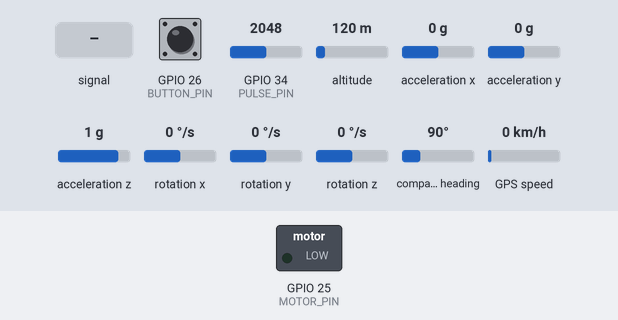
This sketch was run on a simulated ESP32. Shown: switched loads named in the sketch (green lamp = pin HIGH). The test bench sets the inputs (shaded band); at power-on: GPIO 26 (BUTTON_PIN) HIGH, GPIO 34 (PULSE_PIN) = 2048, altitude 120 m, acceleration x 0 g, acceleration y 0 g, acceleration z 1 g, rotation x 0 °/s, rotation y 0 °/s, rotation z 0 °/s, compass heading 90°, GPS speed 0 km/h. WiFi joins after 1.5 s; servers stay silent unless stated; the GPS gets a fix after 3 s at 37.7749, -122.4194 with 8 satellites; what the sketch prints to the serial monitor is not drawn.

Above: at 2.7 s.
2.8 s: GPIO 34 (PULSE_PIN) fed a 200 Hz sine of ±1023 counts around its level
At 4.3 s:
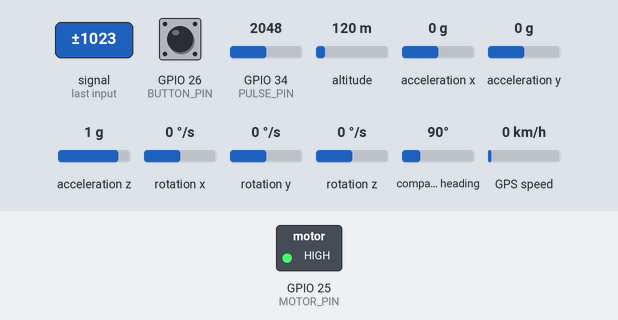
4.7 s: GPIO 26 (BUTTON_PIN) pulled LOW for 3.2 s
At 5.3 s:
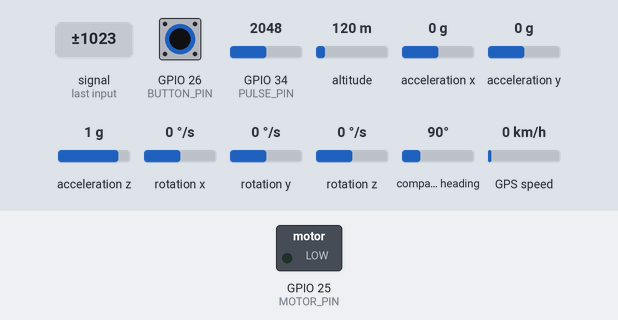
Timing chart, 0 to 10.3 s (numbered marks = the images above; inputs shaded):
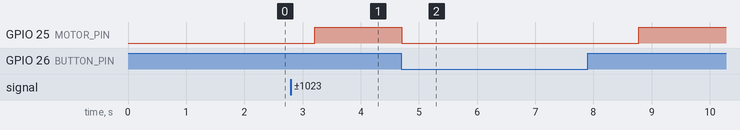

Measured:
- after the input at 2.8 s, GPIO 25 (MOTOR_PIN): LOW → HIGH after 0.41 s
- after the input at 4.7 s, GPIO 25 (MOTOR_PIN): HIGH → LOW after 0.00 s instead of 8.5 s

The sketch:

context-aware-iot-safety.ino
```cpp
#include <WiFi.h>
#include <HTTPClient.h>
#include <WiFiClientSecure.h>
#include <Wire.h>
#include <MPU6050.h>
#include <TinyGPS++.h>
#include <HardwareSerial.h>

// -------- PROJECT CONFIGURATION --------
const char* ssid = "mpr6324";
const char* password = "qwertyuiop";
const char* serverUrl = "https://emergencyalertapp.onrender.com/data";
const char* DEVICE_ID = "ESP32_NODE_01"; // MUST MATCH ANDROID APP CONFIG

#define MOTOR_PIN 25
#define BUTTON_PIN 26
#define PULSE_PIN 34

// -------- GLOBAL OBJECTS --------
MPU6050 mpu;
TinyGPSPlus gps;
HardwareSerial gpsSerial(1);

// -------- SENSOR & AI VARIABLES --------
float totalAcc = 1.0;
float motionEnergy = 0.0;
int bpm = 0;
unsigned long lastBeatInterval = 0;
unsigned long prevBeatInterval = 0;
int lastRawValue = 0;
unsigned long lastPeakTime = 0;
bool fingerPresent = false;

// GPS Persistence
float lastLat = 0.0, lastLon = 0.0;
bool hasValidGPS = false;

// AI Output
String aiDiag = "MONITORING";
int aiRiskScore = 0;

// Thresholds
const int PULSE_THRESHOLD = 2100;
const float FALL_THRESHOLD_LOW = 0.4;
const float FALL_THRESHOLD_HIGH = 2.0;
const unsigned long CANCEL_WINDOW = 10000;

enum SystemState { IDLE, PRE_ALERT, ALERT_SENT };
SystemState currentState = IDLE;
unsigned long alertStartTime = 0;

void setup() {
    Serial.begin(115200);
    pinMode(MOTOR_PIN, OUTPUT);
    pinMode(BUTTON_PIN, INPUT_PULLUP);
    Wire.begin(21, 22);
    mpu.initialize();
    gpsSerial.begin(9600, SERIAL_8N1, 16, 17);
    connectWiFi();
}

void connectWiFi() {
    if (WiFi.status() == WL_CONNECTED) return;
    WiFi.begin(ssid, password);
    while (WiFi.status() != WL_CONNECTED) { delay(500); Serial.print("."); }
    Serial.println("\nWiFi Connected!");
}

// --- SYMBOLIC AI INFERENCE ENGINE ---
void runAIDiagnostics() {
    aiRiskScore = 0;
    aiDiag = "STABLE";

    if (bpm == 0) { aiDiag = "NO_SIGNAL"; return; }

    // Rule 1: High Heart Rate Base Risk
    if (bpm > 115) aiRiskScore += 50;
    else if (bpm < 50) aiRiskScore += 60;

    // Rule 2: Contextual Motion Check (The "Smart" part)
    if (bpm > 115 && motionEnergy < 0.3) {
        aiRiskScore += 40; // Penalty: High HR while perfectly still
        aiDiag = "ACUTE_RESTING_DISTRESS";
    } else if (bpm > 115 && motionEnergy > 1.2) {
        aiRiskScore -= 30; // Bonus: High HR explained by movement
        aiDiag = "NORMAL_EXERTION";
    }

    // Rule 3: Rhythm Irregularity
    long rhythmDiff = abs((long)lastBeatInterval - (long)prevBeatInterval);
    if (rhythmDiff > 250) {
        aiRiskScore += 30;
        aiDiag = "ARRHYTHMIA_DETECTED";
    }

    // Final Conclusion
    if (aiRiskScore >= 80) aiDiag = "CRITICAL_EVENT";
    else if (aiRiskScore >= 40) aiDiag = "POTENTIAL_DISTRESS";
}

void processSensors() {
    int16_t ax, ay, az;
    mpu.getAcceleration(&ax, &ay, &az);
    float currentAcc = sqrt(pow(ax/16384.0,2) + pow(ay/16384.0,2) + pow(az/16384.0,2));
    totalAcc = currentAcc;

    // Calculate Motion Energy (Running Average of variance from gravity)
    float diff = abs(currentAcc - 1.0);
    motionEnergy = (motionEnergy * 0.9) + (diff * 0.1);

    // Pulse Detection
    int rawPulse = analogRead(PULSE_PIN);
    rawPulse = (rawPulse * 0.2) + (lastRawValue * 0.8);
    lastRawValue = rawPulse;

    if (rawPulse > 1500) {
        fingerPresent = true;
        if (rawPulse > PULSE_THRESHOLD && (millis() - lastPeakTime > 400)) {
            unsigned long now = millis();
            prevBeatInterval = lastBeatInterval;
            lastBeatInterval = now - lastPeakTime;
            if (lastBeatInterval < 2000) bpm = 60000 / lastBeatInterval;
            lastPeakTime = now;
            runAIDiagnostics();
        }
    } else {
        fingerPresent = false;
        if (millis() - lastPeakTime > 3000) { bpm = 0; aiDiag = "IDLE"; }
    }
}

void sendEmergency() {
    if (WiFi.status() != WL_CONNECTED) connectWiFi();
    WiFiClientSecure client;
    client.setInsecure();

    float sendLat = (gps.location.isValid() && gps.location.lat() != 0.0) ? gps.location.lat() : lastLat;
    float sendLon = (gps.location.isValid() && gps.location.lng() != 0.0) ? gps.location.lng() : lastLon;

    HTTPClient http;
    http.begin(client, serverUrl);
    http.addHeader("Content-Type", "application/json");

    char jsonBuffer[256];
    snprintf(jsonBuffer, sizeof(jsonBuffer),
             "{\"device_id\":\"%s\", \"lat\":%.6f, \"lon\":%.6f, \"bpm\":%d, \"diag\":\"%s\", \"alert_id\":%lu}",
             DEVICE_ID, sendLat, sendLon, bpm, aiDiag.c_str(), millis());

    int httpCode = http.POST(jsonBuffer);
    Serial.printf("Cloud Sync: %d\n", httpCode);
    http.end();
}

void loop() {
    while (gpsSerial.available()) gps.encode(gpsSerial.read());
    if (gps.location.isValid() && gps.location.lat() != 0.0) {
        lastLat = gps.location.lat(); lastLon = gps.location.lng(); hasValidGPS = true;
    }

    processSensors();

    bool buttonPressed = (digitalRead(BUTTON_PIN) == LOW);
    bool fallDetected = (totalAcc < FALL_THRESHOLD_LOW || totalAcc > FALL_THRESHOLD_HIGH);
    bool aiCritical = (aiRiskScore >= 80);

    switch (currentState) {
        case IDLE:
            if (fallDetected || aiCritical) {
                Serial.printf("🚨 TRIGGER: %s\n", fallDetected ? "FALL" : "AI");
                currentState = PRE_ALERT;
                alertStartTime = millis();
                digitalWrite(MOTOR_PIN, HIGH);
            }
            break;
        case PRE_ALERT:
            if (buttonPressed) {
                digitalWrite(MOTOR_PIN, LOW);
                currentState = IDLE;
                delay(1000);
            }
            else if (millis() - alertStartTime > CANCEL_WINDOW) {
                digitalWrite(MOTOR_PIN, LOW);
                sendEmergency();
                currentState = ALERT_SENT;
                alertStartTime = millis();
            }
            break;
        case ALERT_SENT:
            if (millis() - alertStartTime > 5000 || buttonPressed) currentState = IDLE;
            break;
    }
}
```
